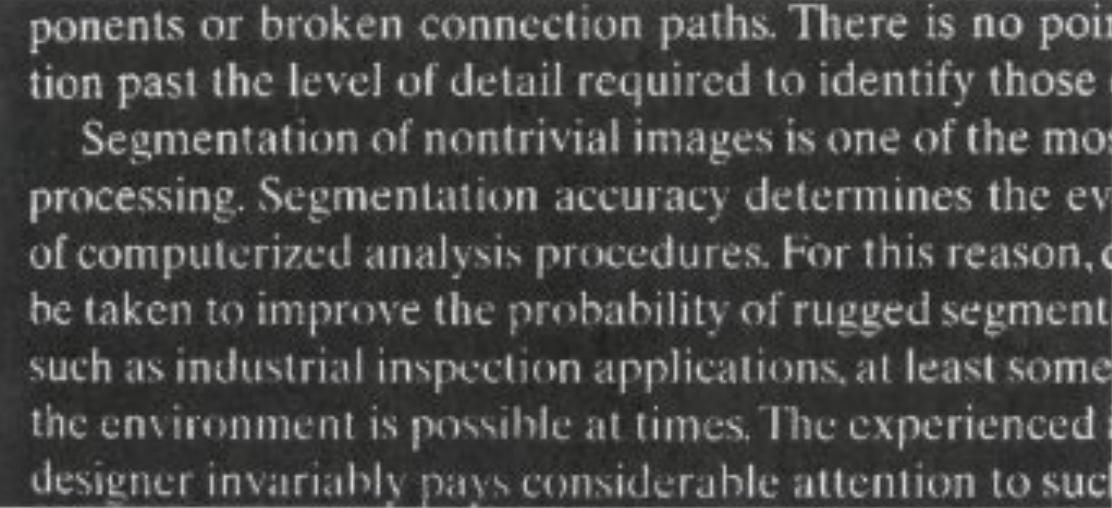
%> input picture book-text-bw.tiff, 1112 x 508 px
$ octave ch10_hitmiss.m   (GNU Octave 9; MATLAB toolbox functions it lacks are replaced by stand-ins)
%> lines starting %> are read from the running program, lines starting %| are printed output that depends on the picture; in (x1, y1, x2, y2) boxes, pixels count from 0 and x2, y2 are one past the last pixel; in counts of white or black regions, pixels touching at a corner belong together; the program's own positions count from 1
clc; clear; close all;
fun = @(x) isequal(x, [1 1 0; 1 1 0; 1 1 0]);
lut = makelut(fun, 3);
f = imread('book-text-bw.tiff');
%> f is the input picture: size 508x1112x3 uint8; mean R, G, B 70.8, 70.8, 69.2
f = rgb2gray(f);
%> f: size 508x1112 uint8
f = double(f > 128);
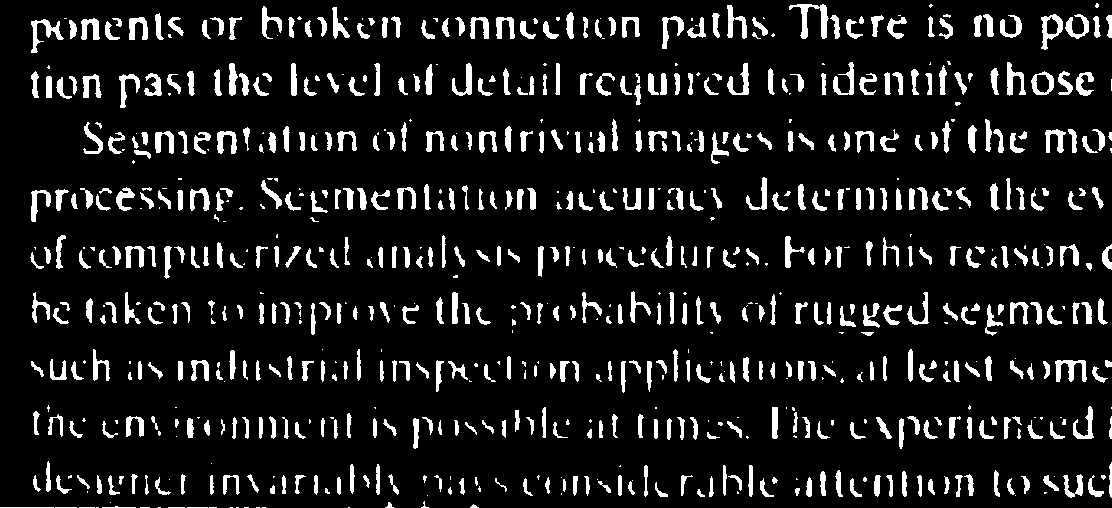
%> f: size 508x1112 double; values 0 (black) and 1 (white), 10.5% white; 792 white regions (213 under 20 px), largest, box (x1, y1, x2, y2) and area: (789, 4, 829, 39) 493, (31, 19, 64, 53) 368, (1055, 360, 1087, 382) 361
g = bwlookup(f, lut);
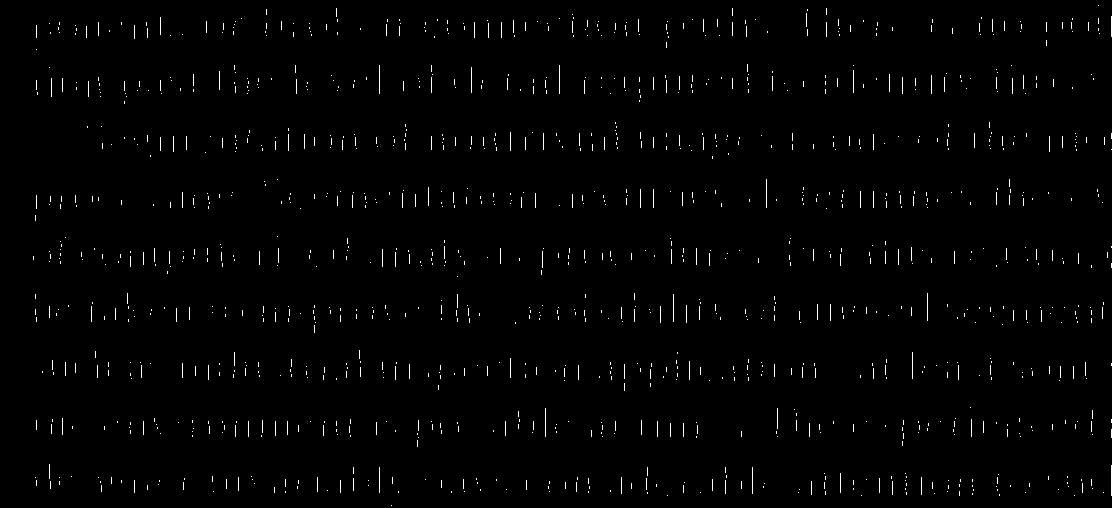
%> g: size 508x1112 double; values 0 (black) and 1 (white), 1.1% white in thin lines or dots
subplot(1,2,1), imshow(f);
subplot(1,2,2), imshow(g);
